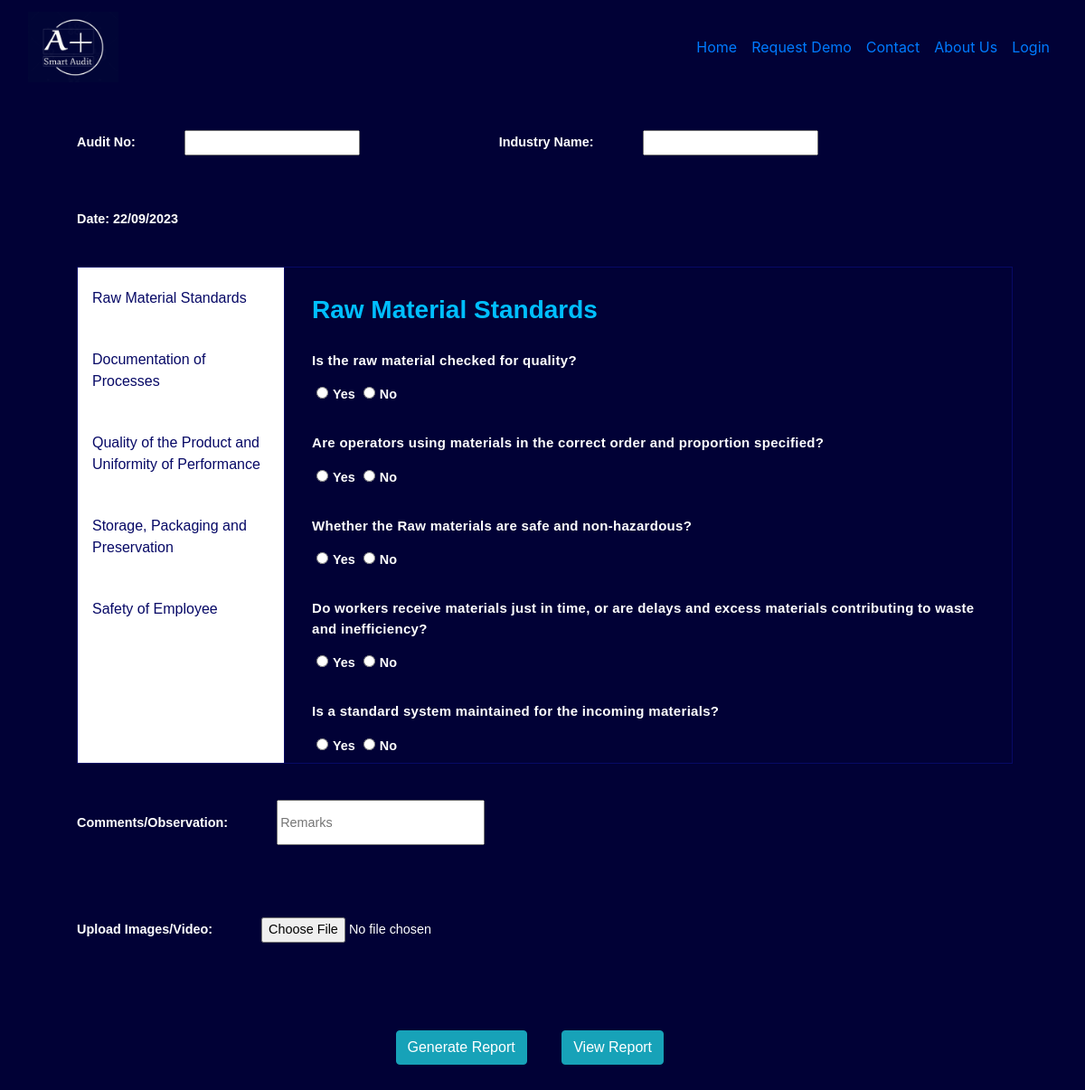
/Manufacturing.php, run on the app's committed database.
### tables this page shows
CREATE TABLE `questionnaire` (
  `question_id` int(11) NOT NULL,
  `question_description` text NOT NULL,
  `department_id` int(11) NOT NULL DEFAULT 1,
  `industry` varchar(40) NOT NULL DEFAULT 'MANAFACTURING'
);

### Manufacturing.php (the view, shortened to what this page needs)
<!DOCTYPE html>
<html lang="en">
<head>
    <link
      rel="stylesheet"
      href="https://cdn.jsdelivr.net/npm/bootstrap@4.6.0/dist/css/bootstrap.min.css"
    />
    <link rel="stylesheet" href="css/hospital.css" />
</head>
<body style="background-color:rgb(1, 1, 54); color:white">
<div class="container-fluid">
      <nav class="navbar navbar-expand-lg">
        <a class="navbar-brand" href="#"><img src="images/ll.png" alt="AuditPlus" hight="100" width="100">
        </a>
        <div class="collapse navbar-collapse" id="navbarSupportedContent">
          <ul class="navbar-nav ml-auto">
             <li class="nav-item">
              <a class="nav-link" href="Home.html">Home</a>
            </li>
             <li class="nav-item">
              <a class="nav-link" href="ReqDemo.php">Request Demo</a>
            </li>
            <li class="nav-item">
              <a class="nav-link" href="contact.html">Contact</a>
            </li>
            <li class="nav-item">
              <a class="nav-link" href="about.html">About Us</a>
            </li>
            <li class="nav-item">
              <a class="nav-link" href="login2.php">Login</a>
            </li>
          </ul>
        </div>
      </nav>
<form class="sector-details" formaction = "hospital.php" method="POST" autocomplete = "off">
    <label class="auditdetails" for="auditNo">Audit No:
        <input class="auditdetails" type="text" id="auditNo" name = "audit"></label>
    <label class="auditdetails" for="hospitalName">Industry Name:
        <input class="auditdetails" type="text" id="hospitalName" name="hospitalname" value="" required></label>
    <label class="auditdetails" for="date">Date:  <?php echo date("d/m/Y"); ?>
        </label>
<br><br>
<div class="tabs" style="background-color:white">
  <button data-toggle="tab" class="tab" onclick="tabs.show('Raw Material Standards')">Raw Material Standards</button>
  <button data-toggle="tab" class="tab" onclick="tabs.show('Documentation of Processes')">Documentation of Processes</button>
  <button data-toggle="tab" class="tab" onclick="tabs.show('Quality of the Product and Uniformity of Performance')">Quality of the Product and Uniformity of Performance</button>
  <button data-toggle="tab" class="tab" onclick="tabs.show('Storage, Packaging and Preservation')">Storage, Packaging and Preservation</button>
  <button data-toggle="tab" class="tab" onclick="tabs.show('Safety of Employee')">Safety of Employee</button>
</div>
<div id="Raw Material Standards" class="tabcontent">
        <h3 style="color:deepskyblue">Raw Material Standards</h3>
    <?php
$server = "localhost: 3306";
$username = "root";
$password = "";
$database = "auditplus";
        $con = mysqli_connect($server, $username, $password, $database);
        $sql = "SELECT * FROM questionnaire WHERE question_id >= 0 AND question_id <= 7";
        $data = mysqli_query($con, $sql);
        $total = mysqli_num_rows($data);
        $val = 0;
        if($total>0)
        {
            while($result = mysqli_fetch_assoc($data))
            {
                echo "<p>" . $result['question_description']. "</p>";
                $val += 1;
                echo "<label for='yes'><input type='radio' style='margin:0px 5px 30px;' name='$val'  id = 'yes' value = 'Y'>Yes</label>
                    <label for='no'><input type='radio' style='margin:0px 5px 30px' name='$val' id = 'no' value = 'N'>No</label>";
            }
        }
        else
        {
            echo "No queries fetched";
        }
?>
    </div>
    <label class="auditdetails" for="comments">Comments/Observation:
        <input  style="height: 50px; width: 230px" class="auditdetails" type="text" id="comments" name="comments" placeholder="Remarks">
    </label>
    <label class="auditdetails" for="media">Upload Images/Video:
        <input class="auditdetails" type="file" id="media" name="upload" value="">
    </label><br>
    <button style="margin-left:35%;" name="Generate" class="btn submitbtn btn-info" type="submit">Generate Report</button>
    <button style="margin-left:3%;"name="View" class="btn submitbtn btn-info" type="button" onclick="location.href='ViewReportm.php'">View Report</button>
</form>
</body>
</html>

### css/hospital.css (style rules this page uses)
* { box-sizing: border-box; }
.tabs { float: left; border: 1px solid rgb(7, 9, 102); background-color: #c3e9ee; width: 20%; height: 550px; margin-left: 50px; overflow: auto; }
.sector-details { font-size: 0.9rem; font-family: Arial, Helvetica, sans-serif; font-weight: 700; margin-left: 20px; }
.auditdetails { margin: 20px 50px; }
.tabs button { display: block; background-color: inherit; color: rgb(7, 9, 102); font-size: 1rem; padding: 22px 16px; width: 100%; border: none; outline: none; text-align: left; cursor: pointer; transition: 0.3s; }
.tabcontent { float: left; padding: 30px 30px; border: 1px solid rgb(7, 9, 102); width: 70%; border-left: none; height: 550px; display: none; overflow: auto; }
.tabcontent h3 { color: rgb(7, 9, 102); font-family: Arial, Helvetica, sans-serif; padding-bottom: 20px; font-weight: bold; }
.tabcontent p { font-size: 15px; letter-spacing: 0.3px; }
.submitbtn { display: inline-block; margin: 5% 0; }

### data on the page
questionnaire: question_description "Is the raw material checked for quality?"
questionnaire: question_description "Are operators using materials in the correct order and proportion specified?"
questionnaire: question_description "Whether the Raw materials are safe and non-hazardous?"
questionnaire: question_description "Do workers receive materials just in time, or are delays and excess materials contributing to waste and inefficiency?"
questionnaire: question_description "Is a standard system maintained for the incoming materials?"
